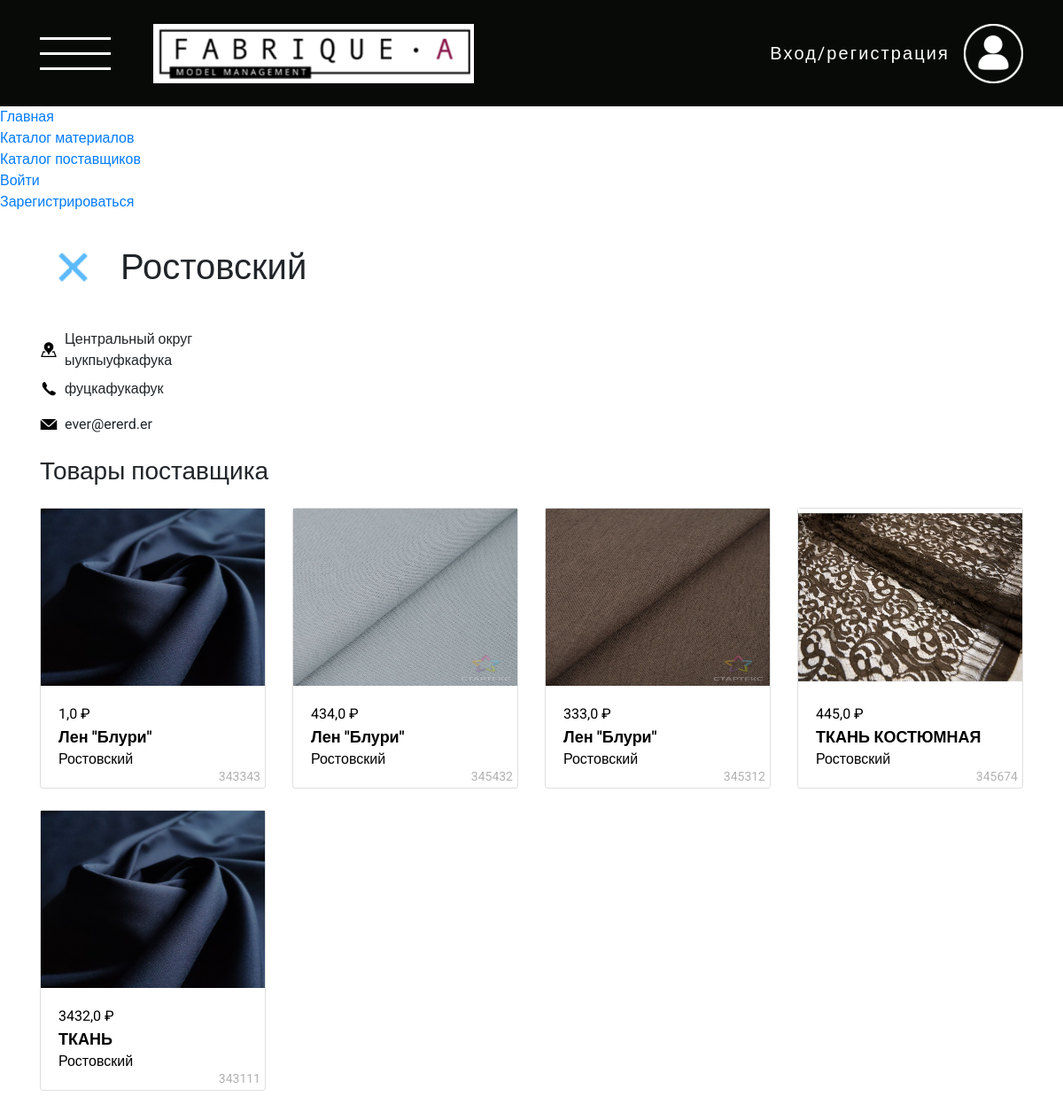
Before: /cloth/supplier/1/ with the older database file.
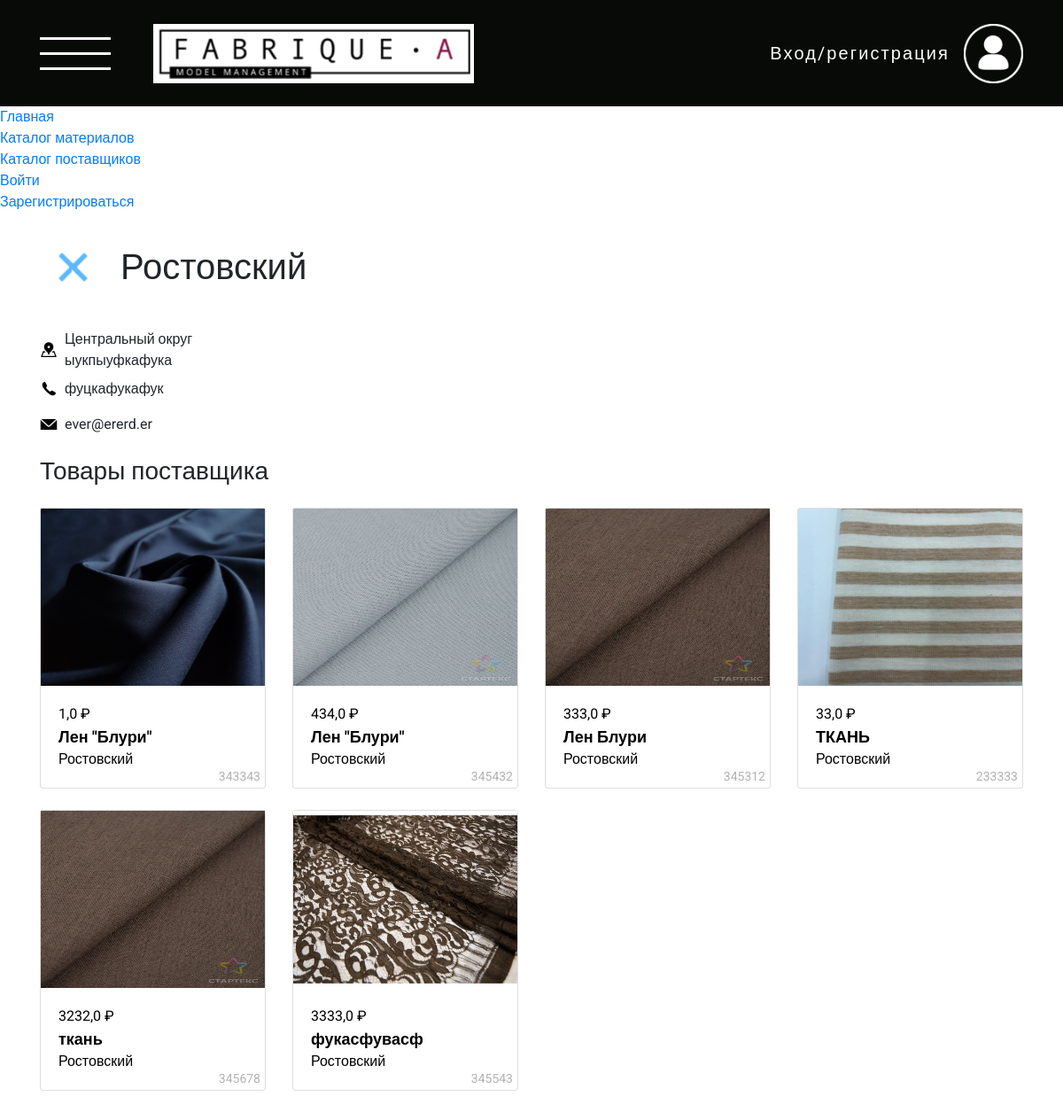
After: the same page with the newer database file.
### cloth/models.py (models this page shows, shortened)
class Cloth(models.Model):
    MATERIAL = [
    ('Текстильные', (
            ('g1e1', 'Хлопок'),
            ('g1e2', 'Лён'),
            ('g1e3', 'Шерсть'),
            ('g1e4', 'Шёлк'),
            ('g1e5', 'Эко-кожа'),
        )
    ),
    ('Технические', (
            ('g2e1', 'Огнестойкая'),
            ('g2e2', 'Для фильтрации'),
            ('g2e3', 'Водостойкая'),
            ('g2e4', 'Обтирочная'),
            ('g2e5', 'Изоляционная'),
        )
    ),
]
    COLOR = [
    ('Без принта', (
            ('white', 'Белый'),
            ('black', 'Черный'),
            ('blue', 'Синий'),
            ('red', 'Красный'),
            ('yellow', 'Жёлтый'),
            ('green', 'Зелёный'),
            ('orange', 'Оранжевый'),
            ('gray', 'Серый'),
            ('brown', 'Коричневый'),
            ('cyan', 'Голубой'),
        )
    ),
    ('С принтом', (
            ('dots', 'Горошек'),
            ('cell', 'Клетка'),
            ('graphic', 'Графический'),
            ('floral', 'Цветочный'),
            ('strip', 'Полоска'),
            ('cartoon', 'Мультяшный'),
        )
    ),
]
    name = models.CharField(max_length=255, verbose_name=_("Название"))
    image = models.ImageField(null=False, blank=False, verbose_name=_("Фото"))
    supplier = models.ForeignKey(Supplier, verbose_name=_("Поставщик"), on_delete=models.CASCADE)
    price = models.FloatField(_("Цена"))
    material = models.CharField(_("Материал"), max_length=25, choices = MATERIAL)
    color = models.CharField(_("Цвет"), max_length=25, choices = COLOR)
    description = models.CharField(max_length=350, null=True, blank=True, verbose_name=_("Описание"))
    article = models.IntegerField(_("Артикул"), unique=True, help_text='6 уникальных цифр')
    class Meta:
        verbose_name = _("Ткань")
        verbose_name_plural = _("Ткани")

class Supplier(models.Model):
    DISTRICT = [
    ('cenral', 'Центральный'),
    ('northwest', 'Северо-западный'),
    ('ural', 'Уральский'),
    ('south', 'Южный'),
    ('privolzhsky', 'Приволжский'),
    ('fareastern', 'Дальневосточный'),
    ('siberian', 'Сибирский'),
]
    name = models.CharField(max_length=254, verbose_name=_("Название"))
    description = models.CharField(max_length=254, verbose_name=_("Описание"), null=True, blank=True)
    date_of_foundation = models.CharField(max_length=254, verbose_name=_("Дата основания"), null=True, blank=True)
    logo = models.ImageField(null=True, blank=True, verbose_name=_("Логотип"))
    district = models.CharField(_("Округ"), max_length=25, choices = DISTRICT)
    types_of_fabrics = models.CharField(_("Виды тканей"), max_length=254, null=True, blank=True)
    address = models.CharField(max_length=254, null=True, blank=True, verbose_name=_("Адрес"))
    phone = models.CharField(max_length=254, null=True, blank=True, verbose_name=_("Номер телефона"))
    email = models.EmailField(_("E-mail"), max_length=254, null=True, blank=True)
    link_to_the_catalog = models.URLField(_("Ссылка на каталог"), max_length=200, null=True, blank=True)
    link_to_the_site = models.URLField(_("Ссылка на сайт"), max_length=200, null=True, blank=True)
    class Meta:
        verbose_name = _("Поставщик")
        verbose_name_plural = _("Поставщики")

### cloth/views.py (the view)
# urls.py: path("supplier/<int:pk>/", SupplierDetailView.as_view(), name="supplier-detail"),
class SupplierDetailView(DetailView):
    model = Supplier
    template_name = "pages/supplier/detail.html"
    def get_context_data(self, **kwargs):
        context = super().get_context_data(**kwargs)
        context['object'] = Supplier.objects.get(id=self.kwargs['pk'])
        context['cloths'] = Cloth.objects.filter(supplier_id=self.kwargs['pk'])
        return context

### templates/pages/supplier/detail.html (shortened to what this page needs)
{% extends "base.html" %}
{% load static %}
{% block header %}
  {% include 'include/header.html' %}
{% endblock header %}
{% block content %}
  <section class="supplier-detail">
    <div class="container">
      <div class="row">
        <div class="col-12 mt-4 d-flex align-items-center">
          {% if object.logo %}
            <img src="{{object.logo.url}}" alt="image" class="supplier-detail__img">
          {% endif %}
          <h1 class="supplier-detail__title ml-3">
            {{object.name}}
          </h1>
        </div>
        <div class="col-12 mt-2">
        </div>
        <div class="col-12 my-2 d-flex align-items-center">
          <div class="mr-2">
            <img width="20" src="{% static 'images/Address.png' %}" alt="Address">
          </div>
          <div>
            <p> {{object.get_district_display}} округ </p>
            <p>{{object.address}} </p>
          </div>
        </div>
        <div class="col-12 d-flex align-items-center mb-3">
          <div class="mr-2">
            <img width="20" src="{% static 'images/Phone.png' %}" alt="Address">
          </div>
          <p>{{object.phone}} </p>
        </div>
        <div class="col-12 d-flex align-items-center">
          <div class="mr-2">
            <img width="20" src="{% static 'images/Mail.png' %}" alt="Address">
          </div>
          <p>{{object.email}} </p>
        </div>
      </div>
      <div class="row">
        <div class="col-12 my-4">
          <h3>
            Товары поставщика
          </h3>
        </div>
        {% if cloths|length == 0 %}
          <div class="col-12">
            <h5>
              Пока ничего нет
            </h5>
          </div>
        {% else %}
          {% for item in cloths %}
            <div class="col-12 col-sm-6 col-lg-4 col-xl-3 mb-4">
              <a class="cloth-link" href="{% url 'cloth:detail' pk=item.pk %}">
                <div class="card h-100">
                  {% if item.image %}
                    <img src="{{item.image.url}}" alt="image" class="cloth-list__img">
                  {% endif %}
                  <div style="position: relative;" class="card-body">
                    <p class="cloth-card-price">{{item.price}} ₽</p>
                    <p class="cloth-card-name">{{item.name}}</p>
                    <p class="cloth-card-supplier">{{item.supplier.name}}</p>
                    <p style="display: block; position: absolute; bottom: 2px; right: 5px; opacity: 0.3; font-size: 14px">{{ item.article }}</p>
                  </div>
                </div>
              </a>
            </div>
          {% endfor %}
        {% endif %}
      </div>
    </div>
  </section>
{% endblock content%}

Changed rows visible on the page:
removed Cloth: image (picture), price "445,0", name "ТКАНЬ КОСТЮМНАЯ", supplier.name "Ростовский", article "345674"
removed Cloth: image (picture), price "3432,0", name "ТКАНЬ", supplier.name "Ростовский", article "343111"
changed Cloth: name "Лен \"Блури\"" → "Лен Блури"
added Cloth: image (picture), price "33,0", name "ТКАНЬ", supplier.name "Ростовский", article "233333"
added Cloth: image (picture), price "3232,0", name "ткань", supplier.name "Ростовский", article "345678"
added Cloth: image (picture), price "3333,0", name "фукасфувасф", supplier.name "Ростовский", article "345543"
